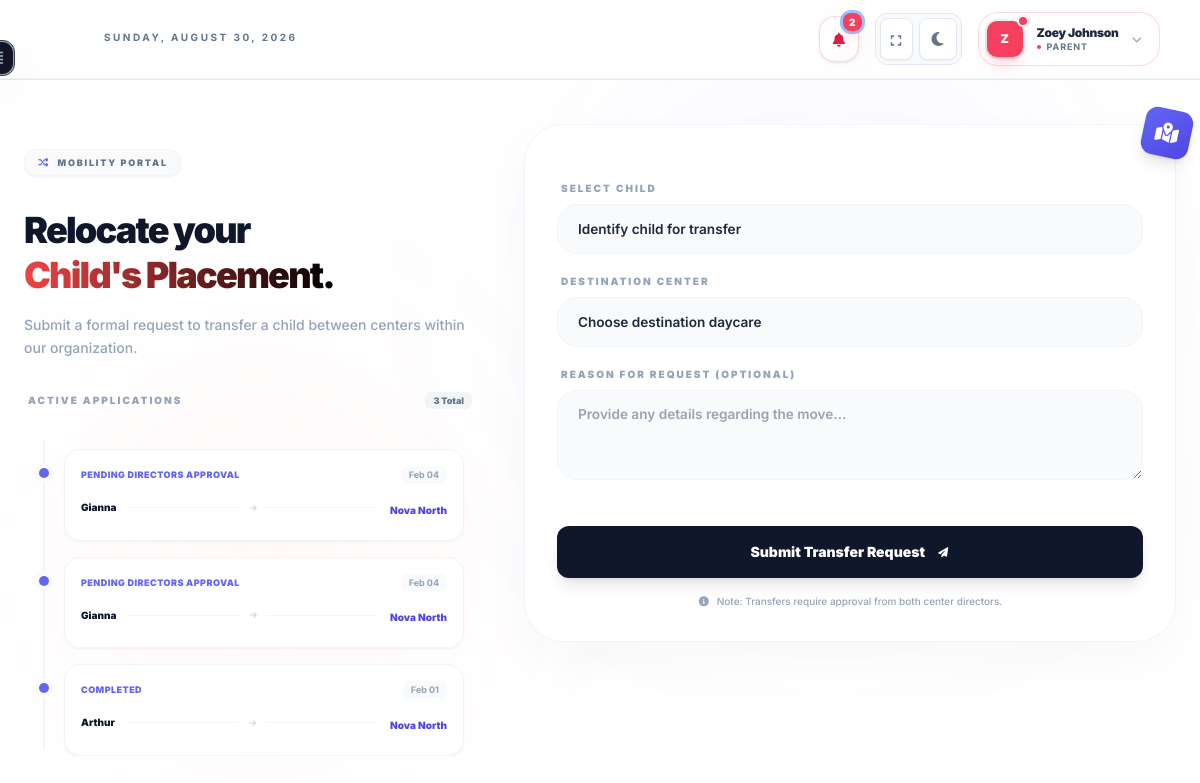
The page /parents/transfer-request/ (signed in) on the database as committed earlier.
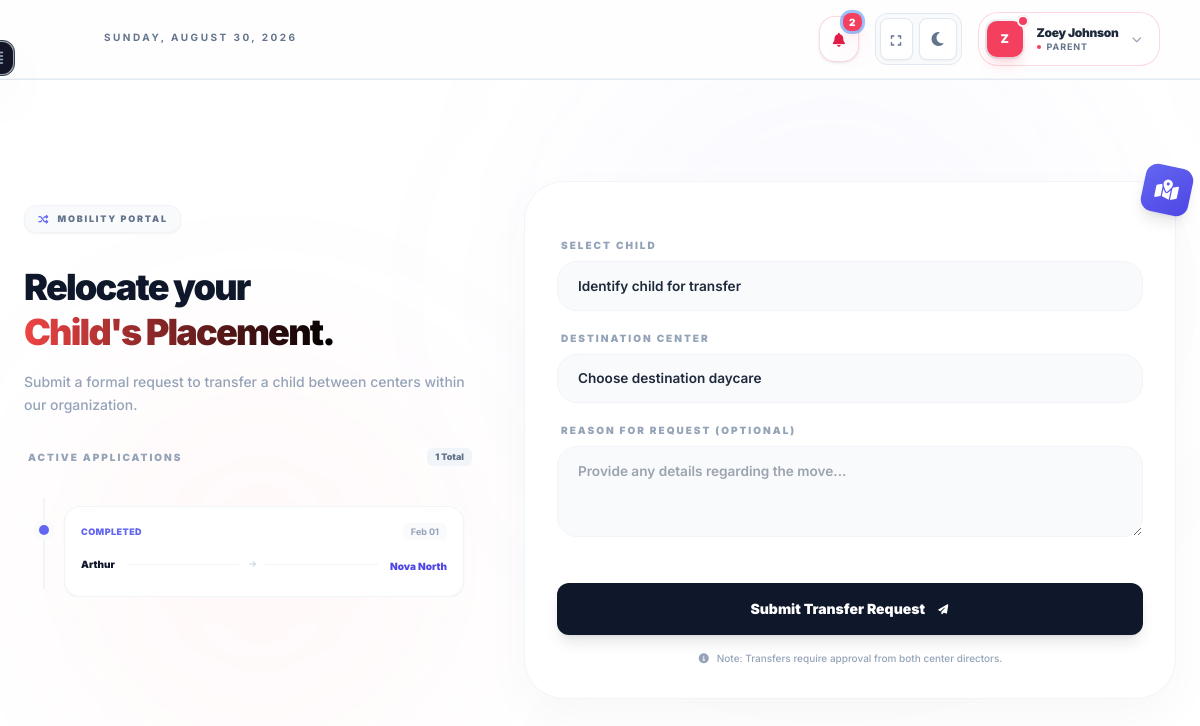
The same page on the database as committed later.
### dashboard/models.py (models this page shows, shortened)
class TransferRequest(models.Model):
    STATUS_CHOICES = (
        ("pending", "Pending Directors Approval"),
        ("awaiting_signature", "Awaiting Parent Signature"),
        ("completed", "Completed"),
        ("rejected", "Rejected"),
    )
    request_id = models.UUIDField(primary_key=True, default=uuid.uuid4, editable=False)
    child = models.ForeignKey(
        Child, on_delete=models.CASCADE, related_name="transfer_requests"
    )
    target_center = models.ForeignKey(
        Center, on_delete=models.CASCADE, related_name="incoming_transfer_requests"
    )
    status = models.CharField(max_length=20, choices=STATUS_CHOICES, default="pending")
    requested_at = models.DateTimeField(auto_now_add=True)
    reason = models.TextField(blank=True, null=True)
    approved_by_outgoing = models.BooleanField(null=True, default=None)
    approved_by_incoming = models.BooleanField(null=True, default=None)

class Child(models.Model):
    child_id = models.UUIDField(primary_key=True, default=uuid.uuid4, editable=False)
    center = models.ForeignKey(
        Center, on_delete=models.CASCADE, related_name="children"
    )
    assigned_group = models.ForeignKey(
        Group, on_delete=models.SET_NULL, null=True, related_name="enrolled_children"
    )
    assigned_educator = models.ForeignKey(
        "accounts.Educator",
        on_delete=models.SET_NULL,
        null=True,
        blank=True,
        related_name="assigned_children",
    )
    first_name = models.CharField(max_length=100)
    last_name = models.CharField(max_length=100)
    gender = models.CharField(
        max_length=10,
        choices=[("masculin", "Masculin"), ("féminin", "Féminin")],
        blank=True,
    )
    birth_date = models.DateField()
    medical_info = models.JSONField(default=dict, blank=True)
    profile_photo = models.ImageField(
        upload_to="children_photos/", blank=True, null=True
    )
    status = models.CharField(max_length=20, default="active")
    created_at = models.DateTimeField(auto_now_add=True)
    address = models.TextField(blank=True, help_text="Child's residential address")
    medicare_number = models.CharField(max_length=50, blank=True)
    medicare_expiry = models.DateField(null=True, blank=True)

class Center(models.Model):
    center_id = models.UUIDField(primary_key=True, default=uuid.uuid4, editable=False)
    organization = models.ForeignKey(
        Organization, on_delete=models.CASCADE, related_name="centers"
    )
    name = models.CharField(max_length=255)
    address = models.TextField()
    timezone = models.CharField(max_length=50, default="America/Moncton")
    director = models.OneToOneField(
        "accounts.Director",
        on_delete=models.SET_NULL,
        null=True,
        related_name="managed_center",
    )
    created_at = models.DateTimeField(auto_now_add=True)

### dashboard/all_views/parent_views.py (the view, shortened to what this page needs)
# urls.py: path("parents/transfer-request/", transfer_request_view, name="transfer_request"),
@login_required(login_url="login")
def transfer_request_view(request):
    user = request.user
    if user.role_type != "parent":
        return render(request, "core/403.html", status=403)
    try:
        parent_profile = user.parent_profile
    except ParentProfile.DoesNotExist:
        messages.error(request, "Profil parent introuvable.")
        return redirect("dashboard_redirect")
    relationships = ParentChildRelationship.objects.filter(parent=parent_profile).select_related('child', 'child__center')
    children = [rel.child for rel in relationships if rel.child.status == 'active']
    all_centers = Center.objects.all()
    child_ids = [c.child_id for c in children]
    existing_requests = TransferRequest.objects.filter(child__child_id__in=child_ids).order_by('-requested_at')
    context = {
        "children": children,
        "all_centers": all_centers,
        "existing_requests": existing_requests
    }
    return render(request, "core/parents/transfer_request.html", context)

### communication/context_processors.py (called while the page is built)
def unread_messages_count(request):
    if request.user.is_authenticated:
        count = Message.objects.filter(receiver=request.user, is_read=False).count()
        return {'unread_count': count}
    return {'unread_count': 0}

### dashboard/context_processors/theme_sidebar.py (called while the page is built)
def theme(request):
    return {'theme': request.COOKIES.get('theme', 'light')}

def sidebar(request):
    return {
        'sidebar_state': request.COOKIES.get('sidebar', 'closed'),
        'open_section': request.COOKIES.get('open_section', '')
    }

### dashboard/templates/core/parents/transfer_request.html (shortened to what the changed rows need)
{% extends 'base.html' %}
{% block content %}
<div class="relative min-h-[90vh] bg-white dark:bg-slate-950 overflow-hidden flex items-center justify-center py-8 px-6">
    <div class="relative z-10 max-w-6xl w-full grid lg:grid-cols-12 gap-12 items-start">
        <div class="lg:col-span-5 space-y-8 pt-6">
            <div class="space-y-4">
                <h1 class="text-4xl font-black text-slate-900 dark:text-white leading-tight tracking-tighter">
                    Relocate your<br>
                    <span class="bg-gradient-to-r from-red-500 to-black bg-clip-text text-transparent">Child's Placement.</span>
                </h1>
            </div>
            {% if existing_requests %}
            <div class="space-y-6">
                <div class="flex items-center justify-between px-1">
                    <h3 class="text-[10px] font-black text-slate-400 dark:text-slate-500 uppercase tracking-[0.2em]">Active Applications</h3>
                    <span class="px-2 py-0.5 rounded-md bg-slate-100 dark:bg-slate-800 text-[9px] font-black text-slate-500">{{ existing_requests|length }} Total</span>
                </div>
                <div class="relative space-y-4 max-h-[450px] overflow-y-auto pr-3 custom-scrollbar">
                    <div class="absolute left-[19px] top-2 bottom-2 w-0.5 bg-slate-100 dark:bg-slate-800 pointer-events-none"></div>
                    {% for req in existing_requests %}
                    <div class="relative pl-10 group">
                        <div class="absolute left-0 top-1 w-10 h-10 flex items-center justify-center">
                            <div class="w-2.5 h-2.5 rounded-full z-10 transition-transform group-hover:scale-125
                                {% if req.status == 'awaiting_signature' %}bg-rose-500 shadow-[0_0_10px_rgba(244,63,94,0.4)]
                                {% elif req.status == 'approved' %}bg-emerald-500
                                {% else %}bg-indigo-500{% endif %}">
                            </div>
                        </div>
                        <div class="p-4 rounded-2xl bg-white dark:bg-slate-900 border border-slate-100 dark:border-slate-800 shadow-sm hover:shadow-md hover:border-slate-200 dark:hover:border-slate-700 transition-all duration-300">
                            <div class="flex justify-between items-center mb-3">
                                <div class="flex items-center gap-2">
                                    <span class="text-[9px] font-black uppercase tracking-wider
                                        {% if req.status == 'awaiting_signature' %}text-rose-500{% else %}text-indigo-500{% endif %}">
                                        {{ req.get_status_display }}
                                    </span>
                                </div>
                                <span class="text-[9px] font-bold text-slate-400 bg-slate-50 dark:bg-slate-800 px-2 py-0.5 rounded-md">
                                    {{ req.requested_at|date:"M d" }}
                                </span>
                            </div>
                            <div class="flex items-center gap-3 mb-1">
                                <div class="flex flex-col">
                                    <span class="text-[10px] font-black text-slate-900 dark:text-white truncate max-w-[100px]">{{ req.child.first_name }}</span>
                                </div>
                                <div class="flex-1 flex items-center gap-2">
                                    <div class="h-px flex-1 bg-slate-100 dark:bg-slate-800"></div>
                                    <i class="fa-solid fa-arrow-right text-[8px] text-slate-300"></i>
                                    <div class="h-px flex-1 bg-slate-100 dark:bg-slate-800"></div>
                                </div>
                                <div class="text-right">
                                    <span class="text-[10px] font-black text-indigo-600 dark:text-indigo-400 truncate max-w-[100px]">{{ req.target_center.name }}</span>
                                </div>
                            </div>
                        </div>
                    </div>
                    {% endfor %}
                </div>
            </div>
            {% endif %}
        </div>
    </div>
</div>
{% endblock %}

Rows that differ between the two databases and show on the page:
removed TransferRequest: status "PENDING DIRECTORS APPROVAL", requested_at "Feb 04", child.first_name "Gianna", target_center.name "Nova North"
removed TransferRequest: status "PENDING DIRECTORS APPROVAL", requested_at "Feb 04", child.first_name "Gianna", target_center.name "Nova North"
Other text that changed with them:
{{ existing_requests|length }}: "3" → "1"
